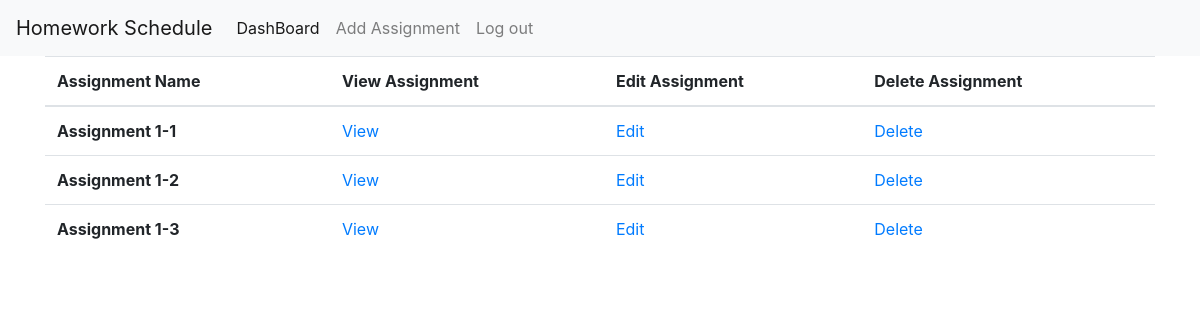
/assignments/1/ (signed in), run on an earlier commit of the app's database.
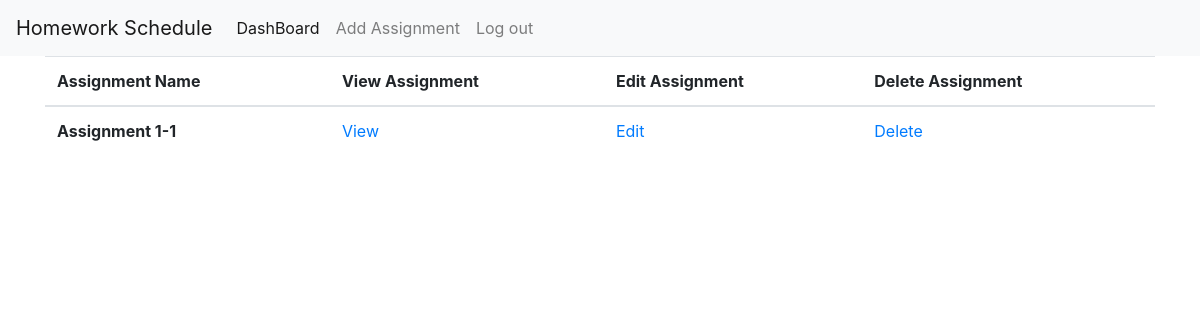
And on a later commit of the database.
### homeworkScheduleWeb/models.py (models this page shows, shortened)
class Assignment(models.Model):
    name = models.TextField(default='', null=False)
    content = models.TextField(default='', null=False)
    class_id = models.ForeignKey('ClassName', on_delete=models.CASCADE, null=False)

### homeworkScheduleWeb/views.py (the view)
# urls.py: url('^assignments/(?P<class_id>\d+)/$', login_required(assignments_view)),
def assignments_view(request, class_id):
    assignments = list(Assignment.objects.filter(class_id=class_id))
    data = {'assignments': assignments, 'class_id': class_id}
    return render(request, 'assignments.html', data)

### templates/assignments.html (shortened to what this page needs)
<!doctype html>
<html lang="en">
  <head>
    <link rel="stylesheet" href="https://stackpath.bootstrapcdn.com/bootstrap/4.1.3/css/bootstrap.min.css">
  </head>
  <body>
    {% include "nav.html" %}
    <div class="container">
        <table class="table">
          <thead>
            <tr>
              <th scope="col">Assignment Name</th>
              <th scope="col">View Assignment </th>
              <th scope="col">Edit Assignment </th>
              <th scope="col">Delete Assignment </th>
            </tr>
          </thead>
          <tbody>
            {% for assignment in assignments %}
            <tr>
              <th scope="row"> {{ assignment.name}}</th>
                <td><a href="/assignment_preview/{{assignment.id}}"> View</a></td>
                <td><a href="/updateAssignment/{{assignment.id}}"> Edit</a></td>
                <td><a href="/delete_assignment/{{assignment.id}}/{{class_id}}"> Delete</a></td>
            </tr>
            {% endfor %}
          </tbody>
        </table>
    </div>
  </body>
</html>

What changed in the data, as far as the page shows it:
removed Assignment: name "Assignment 1-2"
removed Assignment: name "Assignment 1-3"
